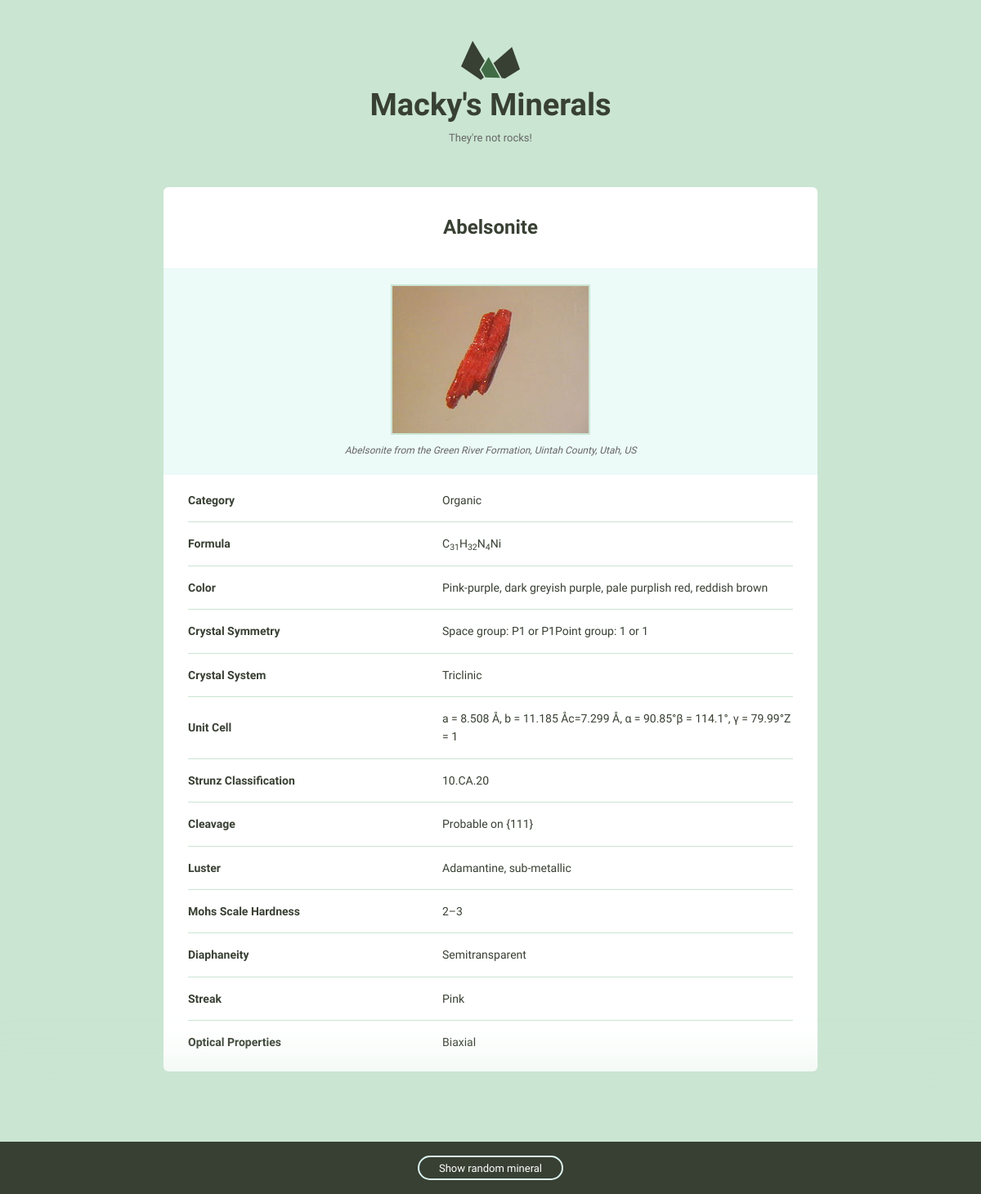
/minerals/1/, run on the app's committed database.
### minerals/models.py (models this page shows, shortened)
class Mineral(models.Model):
    id = models.AutoField(primary_key=True)
    name = models.CharField(max_length=255)
    image_filename = models.URLField(blank=True, null=True)
    image_caption = models.CharField(max_length=255, blank=True, null=True)
    category = models.CharField(max_length=255, blank=True, null=True)
    formula = models.CharField(max_length=255, blank=True, null=True)
    strunz_classification = models.CharField(max_length=255, blank=True, null=True)
    crystal_system = models.CharField(max_length=255, blank=True, null=True)
    unit_cell = models.CharField(max_length=255, blank=True, null=True)
    color = models.CharField(max_length=255, blank=True, null=True)
    crystal_symmetry = models.CharField(max_length=255, blank=True, null=True)
    cleavage = models.CharField(max_length=255, blank=True, null=True)
    mohs_scale_hardness = models.CharField(max_length=255, blank=True, null=True)
    luster = models.CharField(max_length=255, blank=True, null=True)
    streak = models.CharField(max_length=255, blank=True, null=True)
    diaphaneity = models.CharField(max_length=255, blank=True, null=True)
    optical_properties = models.CharField(max_length=255, blank=True, null=True)
    refractive_index = models.CharField(max_length=255, blank=True, null=True)
    crystal_habit = models.CharField(max_length=255, blank=True, null=True)
    specific_gravity = models.CharField(max_length=255, blank=True, null=True)

### minerals/views.py (the view)
# urls.py: url(r'(?P<pk>\d+)/', views.mineral_detail, name='detail')
def mineral_detail(request, pk):
    ordered_properties = OrderedDict()
    order = [
        'name',
        'image_filename',
        'image_caption',
        'category',
        'formula',
        'color',
        'crystal_symmetry',
        'crystal_system',
        'unit_cell',
        'strunz_classification',
        'cleavage',
        'luster',
        'mohs_scale_hardness',
        'diaphaneity',
        'streak',
        'optical_properties'
    ]
    if Mineral.objects.filter(id=pk).exists():
        mineral = Mineral.objects.filter(id=pk).values()[0]
    else:
        raise Http404
    for key in order:
        if mineral[key]:
            ordered_properties[key] = mineral[key]
    return render(request, 'minerals/detail.html',
                  {'properties': ordered_properties})

### minerals/templatetags/mineral_extras.py (called while the page is built)
@register.inclusion_tag('minerals/random_mineral.html')
def random_mineral():
    all_ids = Mineral.objects.values_list('id', flat=True)
    rand_id = random.choice(all_ids)
    mineral = Mineral.objects.get(id=rand_id)
    return {'mineral': mineral}

@register.filter('underscore_to_space')
def underscore_to_space(string):
    new_string = string.replace('_', ' ')
    return new_string

### minerals/templates/minerals/detail.html
{% extends "layout.html" %}
{% load static from staticfiles %}
{% load mineral_extras %}
{% block content %}
    <div class="grid-100 mineral__container">
      <h1 class="mineral__name">{{ properties.name }}</h1>
      <div class="mineral__image-bg">
        <img class="mineral__image" src="{% static 'images/' %}{{ properties.image_filename }}">
        <p class="mineral__caption">{{ properties.image_caption }}</p>
      </div>
      <div class="mineral__table-container">
        <table class="mineral__table">
          {% for name, value in properties.items %}
            {% if name != 'name' and name != 'image_filename' and name != 'image_caption' %}
                {% if value %}
                  <tr>
                      <td class="mineral__category">{{ name|underscore_to_space|title }}</td>
                  {% if name == 'formula' %}
                      <td>{{ value|safe }}</td>
                  {% else %}
                      <td>{{ value }}</td>
                  {% endif %}
                  </tr>
                {% endif %}
            {% endif %}
          {% endfor %}
        </table>
      </div>
    </div>
{% endblock %}

### templates/layout.html (shortened to what this page needs)
{% load static from staticfiles %}
{% load mineral_extras %}
<!DOCTYPE html>
<html lang="en">
<head>
  <link rel="stylesheet" href="{% static 'css/global.css' %}">
</head>
<body>
  <div class="bounds">
    <div class="grid-100">
      <a href="{% url 'minerals:list' %}">
        <h1 class="logo__name text-centered">Macky's Minerals</h1>
      </a>
      <p class="logo__text text-centered">They're not rocks!</p>
    </div>
      {% block content %}{% endblock %}
  </div>
  {% random_mineral %}
</body>
</html>

### minerals/templates/minerals/random_mineral.html
  <div class="minerals__random">
    <a class="minerals__anchor" href="{% url 'minerals:detail' pk=mineral.pk %}">Show random mineral</a>
  </div>

### assets/css/global.css (style rules this page uses)
html { font-family: sans-serif; -ms-text-size-adjust: 100%; -webkit-text-size-adjust: 100%; }
body { margin: 0; }
a { background-color: transparent; }
h1 { font-size: 2em; margin: 0.67em 0; }
sub { font-size: 75%; line-height: 0; position: relative; vertical-align: baseline; bottom: -0.25em; }
img { border: 0; }
svg:not(:root) { overflow: hidden; }
table { border-collapse: collapse; border-spacing: 0; }
td, th { padding: 0; }
html { font-size: 62.5%; }
body { background-color: #CAE5D2; font-size: 1.5em; line-height: 1.6; font-weight: 400; font-family: "Cousine"; color: #666; }
.bounds { max-width: 800px; margin: 0 auto; padding: 50px 0 150px; overflow: hidden; }
.grid, .grid-5, .grid-10, .grid-15, .grid-20, .grid-25, .grid-30, .grid-33, .grid-35, .grid-40, .grid-45, .grid-50, .grid-55, .grid-60, .grid-65, .grid-66, .grid-70, .grid-75, .grid-80, .grid-90, .grid-95, .grid-100 { float: left; box-sizing: border-box; position: relative; }
.grid-100 { width: 100%; padding: 0 15px; }
h1, h2, h3, h4, h5, h6 { margin-top: 0; margin-bottom: 2rem; font-weight: bold; font-family: "Work Sans", sans-serif; color: #384033; }
h1 { font-size: 3.8rem; }
@media (min-width: 550px) { h1 { font-size: 3.8rem; } }
p { margin-top: 0; font-size: 1.6rem; }
a { color: #689b98; text-decoration: none; -webkit-transition: color 0.2s; -moz-transition: color 0.2s; -ms-transition: color 0.2s; -o-transition: color 0.2s; transition: color 0.2s; }
th, td { padding: 15px; text-align: left; border-bottom: 1px solid #e1e1e1; }
th:first-child, td:first-child { padding-left: 0; }
th:last-child, td:last-child { padding-right: 0; }
table, p, ul { margin-bottom: 2.5rem; }
.text-centered { text-align: center; }
.logo { display: block; fill: #384033; position: relative; margin: 0 auto; width: 72px; }
.logo__name { margin-bottom: 0; }
.logo__text { margin-bottom: 50px; font-size: 13px; }
.minerals__anchor { border: solid 2px #DCF5F2; border-radius: 100px; color: #384033; display: block; font-size: 13px; text-align: center; padding: 8px 0 7px 0; width: 100%; transition: background-color 200ms ease-in-out, font-weight 200ms ease-in-out, color 200ms ease-in-out; }
.minerals__random { background-color: #384033; box-shadow: 0 0 100px 50px #CAE5D2; color: #fff; padding: 20px 0 20px 0; position: fixed; bottom: 0; text-align: center; width: 100%; }
.minerals__random .minerals__anchor { display: inline; color: #fff; padding: 6px 24px 5px 24px; }
.mineral__container { background-color: #fff; border-radius: 6px; list-style: none; padding: 0; text-align: center; }
.mineral__name { display: block; width: 100%; margin: 0; font-size: 24px; padding: 30px 0 30px 0; }
.mineral__image { display: block; margin: 0 auto; border: solid 2px #CAE5D2; }
.mineral__image-bg { background-color: #ecfaf8; padding: 20px 0; }
.mineral__caption { font-size: 12px; font-style: italic; padding: 10px 0 0 0; margin: 0; }
.mineral__table { font-size: 14px; color: #384033; }
.mineral__table td { border-color: #CAE5D2; }
.mineral__table tr:last-of-type td { border-bottom: none; padding-bottom: 0; }
.mineral__table-container { padding: 5px 30px 0; }
.mineral__category { font-weight: bold; width: 40%; }

### data on the page
Mineral: name "Abelsonite", image_caption "Abelsonite from the Green River Formation, Uintah County, Utah, US", properties "Organic" "Pink-purple, dark greyish purple, pale purplish red, reddish brown" "Space group: P1 or P1Point group: 1 or 1" "Triclinic" "a = 8.508 Å, b = 11.185 Åc=7.299 Å, α = 90.85°β = 114.1°, γ = 79.99°Z = 1" "10.CA.20" "Probable on {111}" "Adamantine, sub-metallic" "2–3" "Semitransparent" "Pink" "Biaxial", properties "C 31 H 32 N 4 Ni"

### other printed values
{{ name|underscore_to_space|title }} "Category" "Formula" "Color" "Crystal Symmetry" "Crystal System" "Unit Cell" "Strunz Classification" "Cleavage" "Luster" "Mohs Scale Hardness" "Diaphaneity" "Streak" "Optical Properties"
